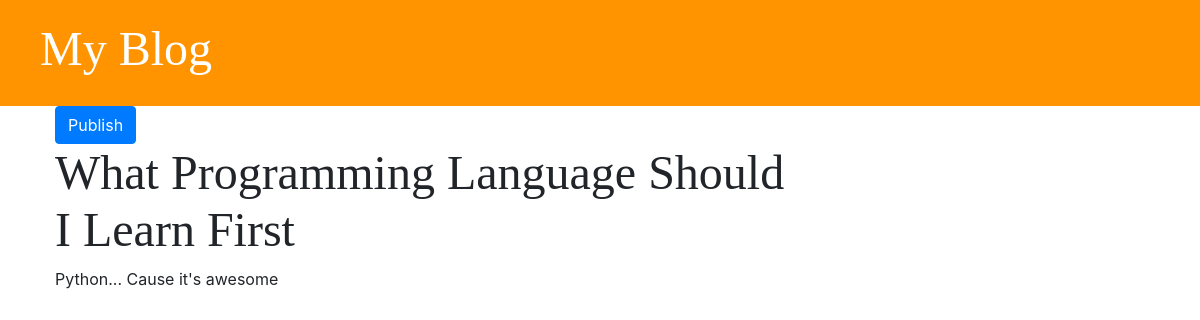
The page /post/1/ on the database as committed earlier.
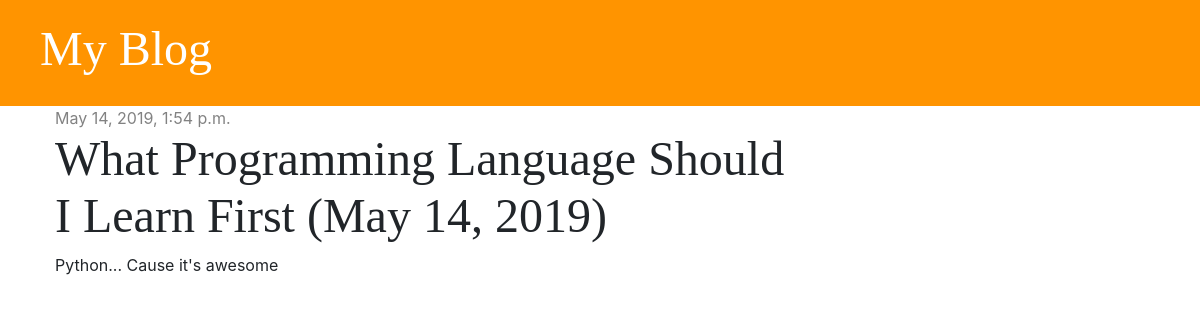
The same page on the database as committed later.
### blog/models.py (models this page shows, shortened)
class Post(models.Model):
    author = models.ForeignKey('auth.User', on_delete=models.CASCADE)
    title = models.CharField(max_length=200)
    text = models.TextField()
    created_date = models.DateTimeField(default=timezone.now)
    published_date = models.DateTimeField(blank=True, null=True)

### blog/views.py (the view)
# urls.py: path('post/<int:pk>/', views.post_detail, name='post_detail'),
def post_detail(request, pk):
    post = get_object_or_404(Post, pk=pk)
    stuff_for_frontend = {'post': post}
    return render(request, 'blog/post_detail.html', stuff_for_frontend)

### blog/templates/blog/post_detail.html (shortened to what this page needs)
{% extends 'blog/base.html'%}
{% block content %}
    <div class="post">
        {% if post.published_date %}
            <div class="date">
                {{ post.published_date }}
            </div>
            {% else %}
            <a href="{% url 'post_publish' pk=post.pk %}" class="btn btn-primary">Publish</a>
        {% endif %}
        <h1>{{ post.title }}</h1>
        <p>{{ post.text|linebreaksbr }}</p>
    </div>
{% endblock %}

### blog/templates/blog/base.html (shortened to what this page needs)
{% load staticfiles %}
<!DOCTYPE html>
<html lang="en">
<head>
    <link rel="stylesheet" href="https://stackpath.bootstrapcdn.com/bootstrap/4.3.1/css/bootstrap.min.css">
    <link rel="stylesheet" href="{% static 'css/blog.css' %}">
    <link rel="stylesheet" href="https://use.fontawesome.com/releases/v5.8.2/css/all.css">
</head>
<body>
<div class="page-header">
    <h1><a href="{% url "post_list" %}">My Blog</a></h1>
</div>
<div class="content container">
    <div class="row">
        <div class="col-md-8">
            {% block content %}
            {% endblock %}
        </div>
    </div>
</div>
</body>
</html>

### blog/static/css/blog.css (style rules this page uses)
.page-header { background-color: #ff9400; margin-top: 0; padding: 20px 20px 20px 40px; }
.page-header h1, .page-header h1 a { color: #ffffff; font-size: 36pt; text-decoration: none; }
.content { margin-left: 40px; }
h1, h2, h3, h4 { font-family: 'Tangerine', 'Inconsolata', 'Droid Sans', serif; font-size: 48px; }
.date { color: #828282; }
.post { margin-bottom: 70px; }

Rows that differ between the two databases and show on the page:
changed Post "Python... Cause it's awesome": published_date (not shown) → "May 14, 2019, 1:54 p.m."; title "What Programming Language Should I Learn First" → "What Programming Language Should I Learn First (May 14, 2019)"
Other text that changed with them:
text no longer shown: "Publish"
